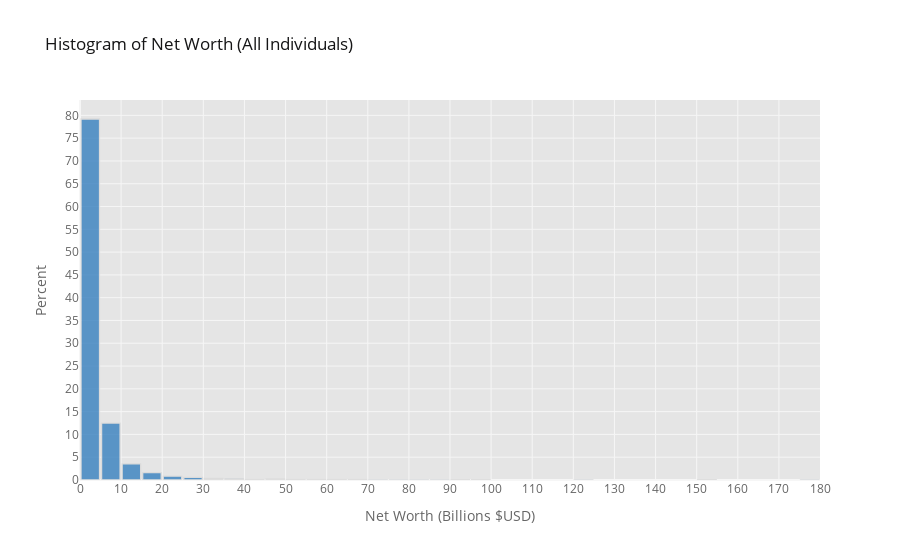

This figure's notebook cell:
### Markdown cell above
**Net Worth Across All Individuals**

### Code cell
networth_hist_01 = df[['networth']].figure(kind="histogram", 
                        bins=(0, 200, 5), 
                        histnorm="percent",
                        title="Histogram of Net Worth (All Individuals)", 
                        xTitle="Net Worth (Billions $USD)", 
                        yTitle="Percent",
                        theme="ggplot",
                        color="blue",
                        bargap=0.1,
                        orientation="v",
                        text="networth")

networth_hist_01.update_yaxes(nticks=20)
networth_hist_01.update_xaxes(nticks=20)

display(networth_hist_01)

### Figure 1 — Plotly figure (JSON) as saved in the notebook; plotly's stock layout.template omitted (floating-point values rounded to 4 significant figures; data arrays with more than 128 entries replaced by an {"elided": "..."} marker saying what was removed)
{"data": [{"autobinx": false, "histfunc": "count", "histnorm": "percent", "marker": {"color": "rgba(55, 128, 191, 1.0)", "line": {"color": "#D9D9D9", "width": 1.3}}, "name": "networth", "opacity": 0.8, "orientation": "v", "type": "histogram", "x": {"elided": "2755 float values"}, "xbins": {"end": 200, "size": 5, "start": 0}}], "layout": {"bargap": 0.1, "barmode": "overlay", "legend": {"bgcolor": "#FFFFFF", "font": {"color": "#666666"}}, "paper_bgcolor": "#FFFFFF", "plot_bgcolor": "#E5E5E5", "title": {"font": {"color": "#151516"}, "text": "Histogram of Net Worth (All Individuals)"}, "xaxis": {"gridcolor": "#F6F6F6", "nticks": 20, "showgrid": true, "tickfont": {"color": "#666666"}, "title": {"font": {"color": "#666666"}, "text": "Net Worth (Billions $USD)"}, "zerolinecolor": "#F6F6F6"}, "yaxis": {"gridcolor": "#F6F6F6", "nticks": 20, "showgrid": true, "tickfont": {"color": "#666666"}, "title": {"font": {"color": "#666666"}, "text": "Percent"}, "zerolinecolor": "#F6F6F6"}}}
